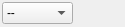
<?xml version="1.0" encoding="UTF-8"?>
<ui version="4.0">
 <class>JoystickButton</class>
 <widget class="QWidget" name="JoystickButton">
  <property name="geometry">
   <rect>
    <x>0</x>
    <y>0</y>
    <width>125</width>
    <height>27</height>
   </rect>
  </property>
  <property name="sizePolicy">
   <sizepolicy hsizetype="MinimumExpanding" vsizetype="Preferred">
    <horstretch>0</horstretch>
    <verstretch>0</verstretch>
   </sizepolicy>
  </property>
  <property name="minimumSize">
   <size>
    <width>50</width>
    <height>0</height>
   </size>
  </property>
  <property name="windowTitle">
   <string>Form</string>
  </property>
  <layout class="QHBoxLayout" name="horizontalLayout">
   <property name="sizeConstraint">
    <enum>QLayout::SetMinimumSize</enum>
   </property>
   <property name="leftMargin">
    <number>2</number>
   </property>
   <property name="topMargin">
    <number>1</number>
   </property>
   <property name="rightMargin">
    <number>2</number>
   </property>
   <property name="bottomMargin">
    <number>1</number>
   </property>
   <item>
    <widget class="QComboBox" name="joystickAction">
     <item>
      <property name="text">
       <string>--</string>
      </property>
     </item>
     <item>
      <property name="text">
       <string>Yaw</string>
      </property>
     </item>
     <item>
      <property name="text">
       <string>Pitch</string>
      </property>
     </item>
     <item>
      <property name="text">
       <string>Roll</string>
      </property>
     </item>
     <item>
      <property name="text">
       <string>Throttle</string>
      </property>
     </item>
    </widget>
   </item>
   <item>
    <widget class="QLabel" name="joystickButtonLabel">
     <property name="sizePolicy">
      <sizepolicy hsizetype="MinimumExpanding" vsizetype="Preferred">
       <horstretch>0</horstretch>
       <verstretch>0</verstretch>
      </sizepolicy>
     </property>
     <property name="text">
      <string/>
     </property>
    </widget>
   </item>
  </layout>
 </widget>
 <resources/>
 <connections/>
</ui>
